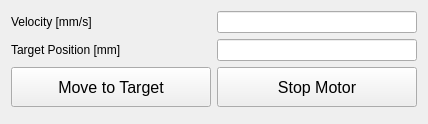
           <widget class="QWidget" name="pg_axis6">
            <property name="enabled">
             <bool>true</bool>
            </property>
            <property name="geometry">
             <rect>
              <x>0</x>
              <y>0</y>
              <width>424</width>
              <height>124</height>
             </rect>
            </property>
            <attribute name="label">
             <string>Axis #6 (+W)</string>
            </attribute>
            <layout class="QFormLayout" name="formLayout_3">
             <item row="0" column="0">
              <widget class="QLabel" name="la_setvel6">
               <property name="text">
                <string>Velocity [mm/s]</string>
               </property>
              </widget>
             </item>
             <item row="1" column="0">
              <widget class="QLabel" name="la_target6">
               <property name="text">
                <string>Target Position [mm]</string>
               </property>
              </widget>
             </item>
             <item row="2" column="0">
              <widget class="QPushButton" name="pb_move_to_target_axis6">
               <property name="minimumSize">
                <size>
                 <width>200</width>
                 <height>40</height>
                </size>
               </property>
               <property name="font">
                <font>
                 <pointsize>12</pointsize>
                 <weight>50</weight>
                 <italic>false</italic>
                 <bold>false</bold>
                </font>
               </property>
               <property name="text">
                <string>Move to Target</string>
               </property>
              </widget>
             </item>
             <item row="2" column="1">
              <widget class="QPushButton" name="pb_stop_motor_axis6">
               <property name="minimumSize">
                <size>
                 <width>200</width>
                 <height>40</height>
                </size>
               </property>
               <property name="font">
                <font>
                 <pointsize>12</pointsize>
                 <weight>50</weight>
                 <bold>false</bold>
                </font>
               </property>
               <property name="text">
                <string>Stop Motor</string>
               </property>
              </widget>
             </item>
             <item row="0" column="1">
              <widget class="QLineEdit" name="le_setvel6"/>
             </item>
             <item row="1" column="1">
              <widget class="QLineEdit" name="le_target6"/>
             </item>
            </layout>
           </widget>
